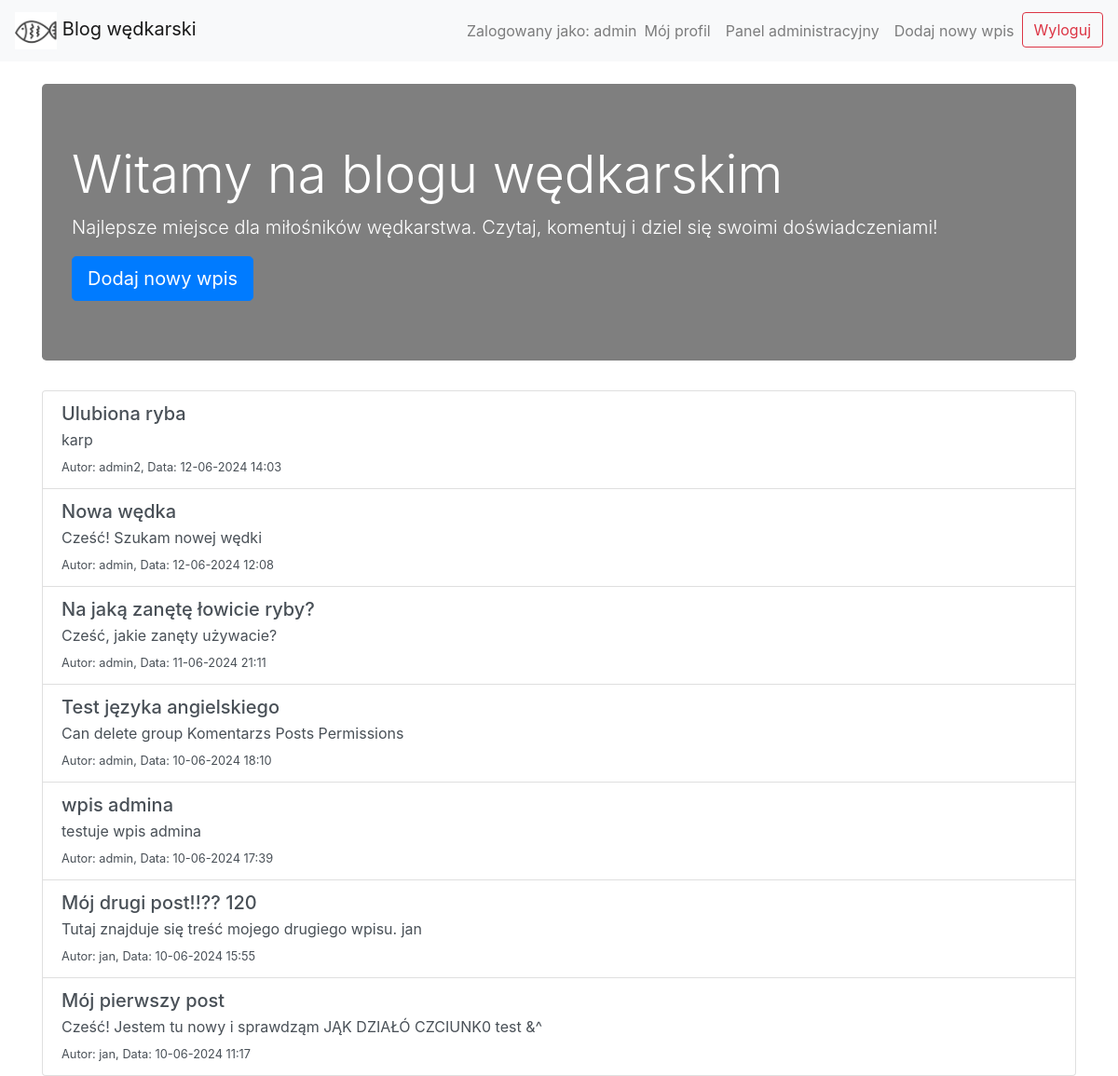
Page / (signed in) on the committed database.
### blog/models.py (models this page shows, shortened)
class CustomUser(AbstractUser):
    imie = models.CharField(max_length=30, default='Nieznane')
    nazwisko = models.CharField(max_length=30, default='Nieznane')
    wiek = models.PositiveIntegerField(default=0)

class Post(models.Model):
    autor = models.ForeignKey(CustomUser, on_delete=models.CASCADE, verbose_name=_("Autor"))
    tytul = models.CharField(max_length=60, verbose_name=_("Tytuł"))
    tresc = models.TextField(max_length=200, verbose_name=_("Treść"))
    data_publikacji = models.DateTimeField(auto_now_add=True, verbose_name=_("Data publikacji"))
    class Meta:
        verbose_name = _("Post")
        verbose_name_plural = _("Posty")
        permissions = [
            ("can_add_post", _("Może dodać wpis")),
            ("can_change_post", _("Może zmienić wpis")),
            ("can_delete_post", _("Może usunąć wpis")),
        ]

### blog/views.py (the view)
# urls.py: path('', views.index, name='index'),
def index(request):
    if request.user.is_authenticated:
        posts = Post.objects.all().order_by('-data_publikacji')
        return render(request, 'index.html', {'posts': posts})
    else:
        return redirect('login')

### templates/index.html (shortened to what this page needs)
{% extends 'base.html' %}
{% block content %}
<div class="jumbotron text-white" style="background: rgba(0, 0, 0, 0.5);">
    <h1 class="display-4">Witamy na blogu wędkarskim</h1>
    <p class="lead">Najlepsze miejsce dla miłośników wędkarstwa. Czytaj, komentuj i dziel się swoimi doświadczeniami!</p>
    {% if user.is_authenticated %}
        <a class="btn btn-primary btn-lg" href="{% url 'create_post' %}" role="button">Dodaj nowy wpis</a>
    {% else %}
        <a class="btn btn-primary btn-lg" href="{% url 'login' %}" role="button">Zaloguj się</a>
        <a class="btn btn-secondary btn-lg" href="{% url 'register' %}" role="button">Zarejestruj się</a>
    {% endif %}
</div>
{% if user.is_authenticated %}
    <div class="list-group">
        {% for post in posts %}
            <a href="{% url 'post_detail' post.id %}" class="list-group-item list-group-item-action">
                <h5 class="mb-1">{{ post.tytul }}</h5>
                <p class="mb-1">{{ post.tresc|truncatewords:30 }}</p>
                <small>Autor: {{ post.autor.username }}, Data: {{ post.data_publikacji|date:"d-m-Y H:i" }}</small>
            </a>
        {% endfor %}
    </div>
{% else %}
    <p>Musisz być zalogowany, aby zobaczyć posty. <a href="{% url 'login' %}">Zaloguj się</a> lub <a href="{% url 'register' %}">zarejestruj się</a>.</p>
{% endif %}
{% endblock %}

### templates/base.html (shortened to what this page needs)
<!DOCTYPE html>
<html lang="pl">
<head>
    {% load static %}
    <link href="https://stackpath.bootstrapcdn.com/bootstrap/4.5.2/css/bootstrap.min.css" rel="stylesheet">
</head>
<body>
    <nav class="navbar navbar-expand-lg navbar-light bg-light">
        <a class="navbar-brand" href="{% url 'index' %}">
            <img src="{% static 'images/fish_icon.png' %}" alt="Logo">
            Blog wędkarski
        </a>
        <div class="collapse navbar-collapse">
            <ul class="navbar-nav ml-auto">
                {% if user.is_authenticated %}
                    <li class="nav-item">
                        <span class="navbar-text">Zalogowany jako: {{ user.username }}</span>
                    </li>
                    <li class="nav-item">
                        <a class="nav-link" href="{% url 'profile' %}">Mój profil</a>
                    </li>
                    {% if user.is_staff %}
                        <li class="nav-item">
                            <a class="nav-link" href="{% url 'admin:index' %}">Panel administracyjny</a>
                        </li>
                    {% endif %}
                    <li class="nav-item">
                        <a class="nav-link" href="{% url 'create_post' %}">Dodaj nowy wpis</a>
                    </li>
                    <li class="nav-item">
                        <form class="form-inline" method="post" action="{% url 'logout' %}">
                            <button class="btn btn-outline-danger" type="submit">Wyloguj</button>
                        </form>
                    </li>
                {% endif %}
            </ul>
        </div>
    </nav>
    <div class="container mt-4">
        {% block content %}{% endblock %}
    </div>
</body>
</html>

### rows in the picture
CustomUser: username "admin"
Post: tytul "Ulubiona ryba", tresc "karp", autor.username "admin2", data_publikacji "12-06-2024 14:03"
Post: tytul "Nowa wędka", tresc "Cześć! Szukam nowej wędki", autor.username "admin", data_publikacji "12-06-2024 12:08"
Post: tytul "Na jaką zanętę łowicie ryby?", tresc "Cześć, jakie zanęty używacie?", autor.username "admin", data_publikacji "11-06-2024 21:11"
Post: tytul "Test języka angielskiego", tresc "Can delete group Komentarzs Posts Permissions", autor.username "admin", data_publikacji "10-06-2024 18:10"
Post: tytul "wpis admina", tresc "testuje wpis admina", autor.username "admin", data_publikacji "10-06-2024 17:39"
Post: tytul "Mój drugi post!!?? 120", tresc "Tutaj znajduje się treść mojego drugiego wpisu. jan", autor.username "jan", data_publikacji "10-06-2024 15:55"
Post: tytul "Mój pierwszy post", tresc "Cześć! Jestem tu nowy i sprawdząm JĄK DZIAŁÓ CZCIUNK0 test &^", autor.username "jan", data_publikacji "10-06-2024 11:17"
